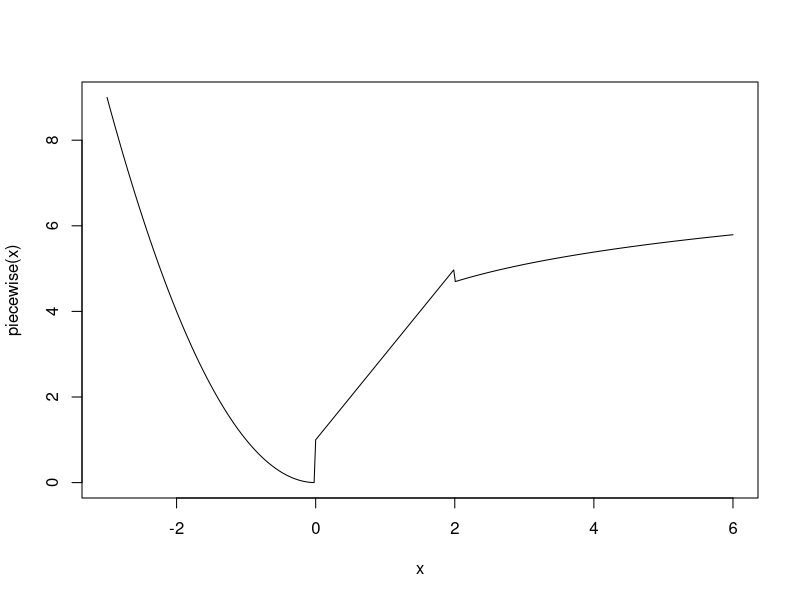

The R source for this figure:
matrix_report <- function(A) {
  if (nrow(A) != ncol(A)) stop("matrix is not square")
  n <- nrow(A)

  d <- diag(A)
  cat("main diagonal mean:", mean(d), " median:", median(d),
      " var:", var(d), " cv:", sd(d) / mean(d), "\n")

  anti <- A[cbind(1:n, n:1)]
  cat("secondary diagonal min/max:", min(anti), max(anti), "\n")

  cat("odd:", sum(A %% 2 == 1), " even (non-zero):", sum(A %% 2 == 0 & A != 0),
      " zero:", sum(A == 0), "\n")
  cat("matrix mean:", mean(A), " median:", median(A), "\n")
}

# same diagonal stats without built-ins
diag_stats <- function(A) {
  n <- nrow(A)
  t <- 0; sq <- 0; d <- numeric(n)
  for (i in 1:n) {
    t <- t + A[i, i]
    sq <- sq + A[i, i]^2
    d[i] <- A[i, i]
  }
  for (i in 1:(n - 1)) {
    for (j in (i + 1):n) {
      if (d[i] > d[j]) {
        tmp <- d[i]; d[i] <- d[j]; d[j] <- tmp
      }
    }
  }
  med <- if (n %% 2 == 0) (d[n / 2] + d[n / 2 + 1]) / 2 else d[(n + 1) / 2]
  c(mean = t / n, var = (sq - t^2 / n) / (n - 1), median = med)
}

bookstore <- function(sales, price) {
  revenue <- sweep(sales, 2, price, "*")
  cat("total copies per book:", colSums(sales), "\n")
  cat("revenue per book:", colSums(revenue), "\n")
  best_day <- which.max(rowSums(revenue))
  cat("best day:", best_day, "with", sum(revenue[best_day, ]), "TL\n")
  invisible(revenue)
}

piecewise <- function(x) {
  y <- x^2
  mid <- x >= 0 & x <= 2
  y[mid] <- 2 * x[mid] + 1
  y[x > 2] <- log(x[x > 2]) + 4
  y
}

A <- matrix(c(4, 7, 0, 3,
              2, 9, 5, 8,
              1, 0, 6, 11,
              3, 12, 7, 5), 4, byrow = TRUE)
matrix_report(A)
diag_stats(A)
try(matrix_report(matrix(1:6, 2)))

set.seed(309)
sales <- matrix(rpois(30 * 3, c(4, 7, 2)), ncol = 3, byrow = TRUE)
bookstore(sales, price = c(250, 180, 320))

curve(piecewise, -3, 6, n = 400)
